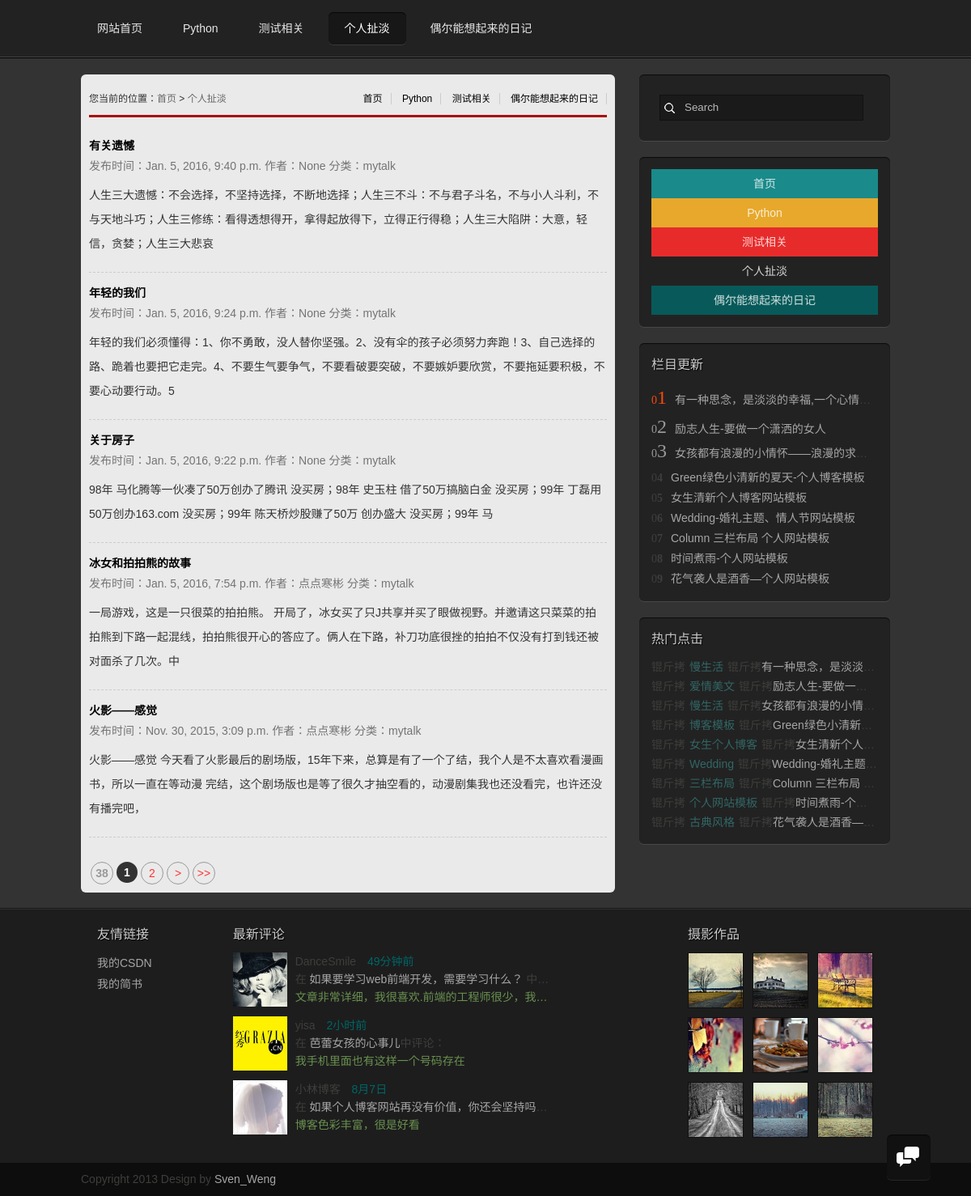
The app's page /grzx/mytalk/ with its own data.
### grzx/models.py (models this page shows)
class BlogBody(models.Model):
    blog_title = models.CharField(max_length=50)
    blog_body = models.TextField()
    blog_type = models.CharField(max_length=50)
    blog_timestamp = models.DateTimeField()
    blog_imgurl = models.CharField(max_length=50, blank=True, null=True)
    blog_author = models.CharField(max_length=20, null=True)

### grzx/views.py (the view)
def mytalk(request):
    mytalk_blog = BlogBody.objects.filter(blog_type='mytalk')[::-1]
    return render(request, 'mytalk_list.html', {'mytalk_blog': mytalk_blog})

### grzx/templates/mytalk_list.html
{% extends "base.html" %}
{% block bodycontent %}
<div id="mainbody">
  <div class="blogs">
    <div class="newlist">
  <h2><span>
      <a href="/">首页</a>
      <a href="/grzx/Python">Python</a>
      <a href="/grzx/abouttest/">测试相关</a>
      <a href="/grzx/diary/">偶尔能想起来的日记</a>
</span>您当前的位置：<a href="/">首页</a>&nbsp;>&nbsp;<a href="/grzx/mytalk/">个人扯淡</a></h2>
<ul>
    {% for x in mytalk_blog %}
        <p class="ptit"><b><a href="{% url 'article' x.id %}"> {{ x.blog_title }}</a></b></p>
        <p class="ptime">发布时间：{{ x.blog_timestamp }} 作者：{{ x.blog_author }}  分类：{{ x.blog_type }} </p>
        <div class="pcon">{{ x.blog_body | slice:':100'}}</div>
        <div class="line"></div>
    {% endfor %}
</ul>
<div class="page">
    <a title="Total record"><b>38</b></a>
    <b>1</b><a href="/jstt/index_2.html">2</a>
    <a href="/jstt/index_2.html">></a>
    <a href="/jstt/index_2.html">>></a></div>
</div>
    <aside>
      <div class="search">
        <form class="searchform" method="get" action="#">
          <input type="text" name="s" value="Search" onfocus="this.value=''" onblur="this.value='Search'">
        </form>
      </div>
      <div class="sunnav">
        <ul>
          <li><a href="/">首页</a></li>
          <li><a href="/grzx/Python">Python</a></li>
          <li><a href="/grzx/abouttest">测试相关</a></li>
          <li><a href="/grzx/mytalk/">个人扯淡</a></li>
          <li><a href="/grzx/diary/">偶尔能想起来的日记</a></li>
        </ul>
      </div>
      <div class="tuijian">
        <h2>栏目更新</h2>
        <ol>
          <li><span><strong>1</strong></span><a href="/">有一种思念，是淡淡的幸福,一个心情一行文字</a></li>
          <li><span><strong>2</strong></span><a href="/">励志人生-要做一个潇洒的女人</a></li>
          <li><span><strong>3</strong></span><a href="/">女孩都有浪漫的小情怀――浪漫的求婚词</a></li>
          <li><span><strong>4</strong></span><a href="/">Green绿色小清新的夏天-个人博客模板</a></li>
          <li><span><strong>5</strong></span><a href="/">女生清新个人博客网站模板</a></li>
          <li><span><strong>6</strong></span><a href="/">Wedding-婚礼主题、情人节网站模板</a></li>
          <li><span><strong>7</strong></span><a href="/">Column 三栏布局 个人网站模板</a></li>
          <li><span><strong>8</strong></span><a href="/">时间煮雨-个人网站模板</a></li>
          <li><span><strong>9</strong></span><a href="/">花气袭人是酒香―个人网站模板</a></li>
        </ol>
      </div>
      <div class="clicks">
        <h2>热门点击</h2>
        <ol>
          <li><span><a href="/">慢生活</a></span><a href="/">有一种思念，是淡淡的幸福,一个心情一行文字</a></li>
          <li><span><a href="/">爱情美文</a></span><a href="/">励志人生-要做一个潇洒的女人</a></li>
          <li><span><a href="/">慢生活</a></span><a href="/">女孩都有浪漫的小情怀――浪漫的求婚词</a></li>
          <li><span><a href="/">博客模板</a></span><a href="/">Green绿色小清新的夏天-个人博客模板</a></li>
          <li><span><a href="/">女生个人博客</a></span><a href="/">女生清新个人博客网站模板</a></li>
          <li><span><a href="/">Wedding</a></span><a href="/">Wedding-婚礼主题、情人节网站模板</a></li>
          <li><span><a href="/">三栏布局</a></span><a href="/">Column 三栏布局 个人网站模板</a></li>
          <li><span><a href="/">个人网站模板</a></span><a href="/">时间煮雨-个人网站模板</a></li>
          <li><span><a href="/">古典风格</a></span><a href="/">花气袭人是酒香―个人网站模板</a></li>
        </ol>
      </div>
    </aside>
  </div>
</div>
{% endblock bodycontent %}

### static/css/styles.css (style rules this page uses)
* { margin: 0; padding: 0 }
body { font: 14px "΢���ź�", "Microsoft YaHei", HELVETICA; color: #3F3E3C; line-height: 1.5; background: #333; }
h1, h2, h3, h4, h5, h6 { font-weight: normal; }
p { word-wrap: break-word }
ul, ol { list-style: none; }
a { color: #a6a6a6; text-decoration: none; transition: All 1s ease; -webkit-transition: All 1s ease; -moz-transition: All 1s ease; -ms-transition: All 1s ease; -o-transition: All 1s ease; }
#mainbody { width: 100%; border-top: #000 1px solid; clear: both; overflow: hidden; }
.blogs { width: 1000px; margin: 0 auto 20px; }
aside { width: 310px; float: right; margin: 20px 0; }
aside h2, footer h2 { font-size: 16px; margin-bottom: 10px; text-shadow: #000 1px 1px 1px; color: #ccc }
aside div { box-shadow: 0px 1px 0px rgba(255,255,255,.1), inset 0px 1px 1px rgba(0,0,0,.7); border-radius: 6px; padding: 15px; background: #222; margin-bottom: 20px; overflow: hidden; }
.tuijian li, .clicks li { white-space: nowrap; text-overflow: ellipsis; overflow: hidden }
.tuijian li span:before { content: "0"; }
.tuijian li span { margin-right: 10px; font-size: 14px; font-family: "΢���ź�"; }
.tuijian li:nth-child(-n+3) span { width: 39px; color: #999 }
.tuijian li:nth-child(-n+3) strong { font-size: 24px; font-weight: normal; }
.tuijian li:first-child span { color: #f8490b; }
.tuijian li:nth-child(n+3) { line-height: 24px }
.tuijian li:nth-child(4) { margin: 5px 0 0 0 }
.clicks li { line-height: 24px; }
.clicks li span:before { content: "��"; }
.clicks li span:after { content: "��"; }
.clicks li span a { padding: 0 5px; color: #366 }
.searchform { overflow: hidden; padding: 10px; }
.searchform input { background: rgba(0, 0, 0, 0.25) url(../images/icons.png) no-repeat 3px -318px; border: 1px solid #111; width: 220px; line-height: 30px; color: #b9b9b9; padding-left: 30px; }

### static/css/view.css (style rules this page uses)
.sunnav li { display: block; float: left; line-height: 36px; width: 100%; text-align: center }
.sunnav li:first-child { background: #1A8A8A; }
.sunnav li:nth-child(2) { background: #E7A82B; }
.sunnav li:nth-child(3) { background: #E72B2B; }
.sunnav li:last-child { background: #085A5A; }
.sunnav li a { color: #fff; opacity: 0.8 }
.newlist { width: 640px; float:left;margin: 20px 0; color: #333; border-radius: 6px; background:#EAEAEA; padding: 10px; }
.newlist h2 { border-bottom:#AC0B0B 3px solid; line-height:40px; font-size:12px; font-weight:normal; margin-bottom:20px }
.newlist h2 a { color:#666 }
.newlist h2 span { float:right }
.newlist h2 span a { color: #000;border-right: 1px solid #ccc;padding: 0 10px; }
.page { padding:20px 0 0 0; text-align:center; width:100%;overflow: hidden; }
.page a b { color: #999; }
.page>b, .page a { margin: 0 2px;height: 26px;line-height: 26px;border-radius: 50%;width: 26px;text-align: center;display: block;float: left; }
.page>b,.page a:hover { background: #333;color: #FFF; }
.page a { color: #F33;border: #999 1px solid; }
.ptime { color:#747474;margin-bottom: 10px; }
.ptit { line-height:30px;font-size:14px }
.ptit a { color:#000 }
.pcon { line-height:30px; }
.line { height: 10px;overflow: hidden;width: 100%;margin: 10px 0;clear: both;border-bottom: 1px dashed #ccc; }

### records on screen
BlogBody: blog_title "有关遗憾", blog_timestamp "Jan. 5, 2016, 9:40 p.m.", blog_author "None", blog_type "mytalk", blog_body "人生三大遗憾：不会选择，不坚持选择，不断地选择；人生三不斗：不与君子斗名，不与小人斗利，不与天地斗巧；人生三修练：看得透想得开，拿得起放得下，立得正行得稳；人生三大陷阱：大意，轻信，贪婪；人生三大悲哀"
BlogBody: blog_title "年轻的我们", blog_timestamp "Jan. 5, 2016, 9:24 p.m.", blog_author "None", blog_type "mytalk", blog_body "年轻的我们必须懂得：1、你不勇敢，没人替你坚强。2、没有伞的孩子必须努力奔跑！3、自己选择的路、跪着也要把它走完。4、不要生气要争气，不要看破要突破，不要嫉妒要欣赏，不要拖延要积极，不要心动要行动。5"
BlogBody: blog_title "关于房子", blog_timestamp "Jan. 5, 2016, 9:22 p.m.", blog_author "None", blog_type "mytalk", blog_body "98年 马化腾等一伙凑了50万创办了腾讯 没买房；98年 史玉柱 借了50万搞脑白金 没买房；99年 丁磊用50万创办163.com 没买房；99年 陈天桥炒股赚了50万 创办盛大 没买房；99年 马"
BlogBody: blog_title "冰女和拍拍熊的故事", blog_timestamp "Jan. 5, 2016, 7:54 p.m.", blog_author "点点寒彬", blog_type "mytalk", blog_body "一局游戏，这是一只很菜的拍拍熊。 开局了，冰女买了只J共享并买了眼做视野。并邀请这只菜菜的拍拍熊到下路一起混线，拍拍熊很开心的答应了。俩人在下路，补刀功底很挫的拍拍不仅没有打到钱还被对面杀了几次。中"
BlogBody: blog_title "火影——感觉", blog_timestamp "Nov. 30, 2015, 3:09 p.m.", blog_author "点点寒彬", blog_type "mytalk", blog_body "火影——感觉 今天看了火影最后的剧场版，15年下来，总算是有了一个了结，我个人是不太喜欢看漫画书，所以一直在等动漫 完结，这个剧场版也是等了很久才抽空看的，动漫剧集我也还没看完，也许还没有播完吧，"
